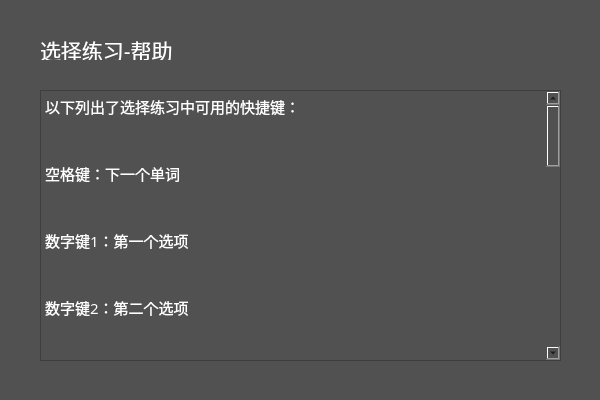
<?xml version="1.0" encoding="UTF-8"?>
<ui version="4.0">
 <class>ChooseHelp</class>
 <widget class="QDialog" name="ChooseHelp">
  <property name="geometry">
   <rect>
    <x>0</x>
    <y>0</y>
    <width>600</width>
    <height>400</height>
   </rect>
  </property>
  <property name="minimumSize">
   <size>
    <width>600</width>
    <height>400</height>
   </size>
  </property>
  <property name="maximumSize">
   <size>
    <width>600</width>
    <height>400</height>
   </size>
  </property>
  <property name="windowTitle">
   <string>选择练习-帮助</string>
  </property>
  <property name="styleSheet">
   <string notr="true">background-color: rgb(81, 81, 81);</string>
  </property>
  <widget class="QLabel" name="label">
   <property name="geometry">
    <rect>
     <x>40</x>
     <y>40</y>
     <width>171</width>
     <height>20</height>
    </rect>
   </property>
   <property name="font">
    <font>
     <family>等线</family>
     <pointsize>16</pointsize>
    </font>
   </property>
   <property name="styleSheet">
    <string notr="true">color: rgb(255, 255, 255);</string>
   </property>
   <property name="text">
    <string>选择练习-帮助</string>
   </property>
  </widget>
  <widget class="QTextBrowser" name="textBrowser">
   <property name="geometry">
    <rect>
     <x>40</x>
     <y>90</y>
     <width>521</width>
     <height>271</height>
    </rect>
   </property>
   <property name="font">
    <font>
     <family>等线</family>
     <pointsize>12</pointsize>
    </font>
   </property>
   <property name="styleSheet">
    <string notr="true">color: rgb(255, 255, 255);</string>
   </property>
   <property name="html">
    <string>&lt;!DOCTYPE HTML PUBLIC &quot;-//W3C//DTD HTML 4.0//EN&quot; &quot;http://www.w3.org/TR/REC-html40/strict.dtd&quot;&gt;
&lt;html&gt;&lt;head&gt;&lt;meta name=&quot;qrichtext&quot; content=&quot;1&quot; /&gt;&lt;style type=&quot;text/css&quot;&gt;
p, li { white-space: pre-wrap; }
&lt;/style&gt;&lt;/head&gt;&lt;body style=&quot; font-family:'等线'; font-size:12pt; font-weight:400; font-style:normal;&quot;&gt;
&lt;p style=&quot; margin-top:0px; margin-bottom:0px; margin-left:0px; margin-right:0px; -qt-block-indent:0; text-indent:0px;&quot;&gt;&lt;span style=&quot; font-size:11pt;&quot;&gt;以下列出了选择练习中可用的快捷键：&lt;/span&gt;&lt;/p&gt;
&lt;p style=&quot;-qt-paragraph-type:empty; margin-top:0px; margin-bottom:0px; margin-left:0px; margin-right:0px; -qt-block-indent:0; text-indent:0px; font-size:11pt;&quot;&gt;&lt;br /&gt;&lt;/p&gt;
&lt;p style=&quot;-qt-paragraph-type:empty; margin-top:0px; margin-bottom:0px; margin-left:0px; margin-right:0px; -qt-block-indent:0; text-indent:0px; font-size:11pt;&quot;&gt;&lt;br /&gt;&lt;/p&gt;
&lt;p style=&quot; margin-top:0px; margin-bottom:0px; margin-left:0px; margin-right:0px; -qt-block-indent:0; text-indent:0px;&quot;&gt;&lt;span style=&quot; font-size:11pt;&quot;&gt;空格键：下一个单词&lt;/span&gt;&lt;/p&gt;
&lt;p style=&quot;-qt-paragraph-type:empty; margin-top:0px; margin-bottom:0px; margin-left:0px; margin-right:0px; -qt-block-indent:0; text-indent:0px; font-size:11pt;&quot;&gt;&lt;br /&gt;&lt;/p&gt;
&lt;p style=&quot;-qt-paragraph-type:empty; margin-top:0px; margin-bottom:0px; margin-left:0px; margin-right:0px; -qt-block-indent:0; text-indent:0px; font-size:11pt;&quot;&gt;&lt;br /&gt;&lt;/p&gt;
&lt;p style=&quot; margin-top:0px; margin-bottom:0px; margin-left:0px; margin-right:0px; -qt-block-indent:0; text-indent:0px;&quot;&gt;&lt;span style=&quot; font-size:11pt;&quot;&gt;数字键1：第一个选项&lt;/span&gt;&lt;/p&gt;
&lt;p style=&quot;-qt-paragraph-type:empty; margin-top:0px; margin-bottom:0px; margin-left:0px; margin-right:0px; -qt-block-indent:0; text-indent:0px; font-size:11pt;&quot;&gt;&lt;br /&gt;&lt;/p&gt;
&lt;p style=&quot;-qt-paragraph-type:empty; margin-top:0px; margin-bottom:0px; margin-left:0px; margin-right:0px; -qt-block-indent:0; text-indent:0px; font-size:11pt;&quot;&gt;&lt;br /&gt;&lt;/p&gt;
&lt;p style=&quot; margin-top:0px; margin-bottom:0px; margin-left:0px; margin-right:0px; -qt-block-indent:0; text-indent:0px;&quot;&gt;&lt;span style=&quot; font-size:11pt;&quot;&gt;数字键2：第二个选项&lt;/span&gt;&lt;/p&gt;
&lt;p style=&quot;-qt-paragraph-type:empty; margin-top:0px; margin-bottom:0px; margin-left:0px; margin-right:0px; -qt-block-indent:0; text-indent:0px; font-size:11pt;&quot;&gt;&lt;br /&gt;&lt;/p&gt;
&lt;p style=&quot;-qt-paragraph-type:empty; margin-top:0px; margin-bottom:0px; margin-left:0px; margin-right:0px; -qt-block-indent:0; text-indent:0px; font-size:11pt;&quot;&gt;&lt;br /&gt;&lt;/p&gt;
&lt;p style=&quot; margin-top:0px; margin-bottom:0px; margin-left:0px; margin-right:0px; -qt-block-indent:0; text-indent:0px;&quot;&gt;&lt;span style=&quot; font-size:11pt;&quot;&gt;数字键3：第三个选项&lt;/span&gt;&lt;/p&gt;
&lt;p style=&quot;-qt-paragraph-type:empty; margin-top:0px; margin-bottom:0px; margin-left:0px; margin-right:0px; -qt-block-indent:0; text-indent:0px; font-size:11pt;&quot;&gt;&lt;br /&gt;&lt;/p&gt;
&lt;p style=&quot;-qt-paragraph-type:empty; margin-top:0px; margin-bottom:0px; margin-left:0px; margin-right:0px; -qt-block-indent:0; text-indent:0px; font-size:11pt;&quot;&gt;&lt;br /&gt;&lt;/p&gt;
&lt;p style=&quot; margin-top:0px; margin-bottom:0px; margin-left:0px; margin-right:0px; -qt-block-indent:0; text-indent:0px;&quot;&gt;&lt;span style=&quot; font-size:11pt;&quot;&gt;数字键4：第四个选项&lt;/span&gt;&lt;/p&gt;
&lt;p style=&quot;-qt-paragraph-type:empty; margin-top:0px; margin-bottom:0px; margin-left:0px; margin-right:0px; -qt-block-indent:0; text-indent:0px; font-size:11pt;&quot;&gt;&lt;br /&gt;&lt;/p&gt;
&lt;p style=&quot;-qt-paragraph-type:empty; margin-top:0px; margin-bottom:0px; margin-left:0px; margin-right:0px; -qt-block-indent:0; text-indent:0px; font-size:11pt;&quot;&gt;&lt;br /&gt;&lt;/p&gt;
&lt;p style=&quot; margin-top:0px; margin-bottom:0px; margin-left:0px; margin-right:0px; -qt-block-indent:0; text-indent:0px;&quot;&gt;&lt;span style=&quot; font-size:11pt;&quot;&gt;数字键0：标记当前单词&lt;/span&gt;&lt;/p&gt;
&lt;p style=&quot;-qt-paragraph-type:empty; margin-top:0px; margin-bottom:0px; margin-left:0px; margin-right:0px; -qt-block-indent:0; text-indent:0px; font-size:11pt;&quot;&gt;&lt;br /&gt;&lt;/p&gt;
&lt;p style=&quot;-qt-paragraph-type:empty; margin-top:0px; margin-bottom:0px; margin-left:0px; margin-right:0px; -qt-block-indent:0; text-indent:0px; font-size:11pt;&quot;&gt;&lt;br /&gt;&lt;/p&gt;
&lt;p style=&quot;-qt-paragraph-type:empty; margin-top:0px; margin-bottom:0px; margin-left:0px; margin-right:0px; -qt-block-indent:0; text-indent:0px; font-size:11pt;&quot;&gt;&lt;br /&gt;&lt;/p&gt;
&lt;p style=&quot; margin-top:0px; margin-bottom:0px; margin-left:0px; margin-right:0px; -qt-block-indent:0; text-indent:0px;&quot;&gt;&lt;span style=&quot; font-size:11pt;&quot;&gt;以下列出了统计页面中的分类标准：&lt;/span&gt;&lt;/p&gt;
&lt;p style=&quot;-qt-paragraph-type:empty; margin-top:0px; margin-bottom:0px; margin-left:0px; margin-right:0px; -qt-block-indent:0; text-indent:0px; font-size:11pt;&quot;&gt;&lt;br /&gt;&lt;/p&gt;
&lt;p style=&quot;-qt-paragraph-type:empty; margin-top:0px; margin-bottom:0px; margin-left:0px; margin-right:0px; -qt-block-indent:0; text-indent:0px; font-size:11pt;&quot;&gt;&lt;br /&gt;&lt;/p&gt;
&lt;p style=&quot; margin-top:0px; margin-bottom:0px; margin-left:0px; margin-right:0px; -qt-block-indent:0; text-indent:0px;&quot;&gt;&lt;span style=&quot; font-size:11pt;&quot;&gt;正确：题目回答正确&lt;/span&gt;&lt;/p&gt;
&lt;p style=&quot;-qt-paragraph-type:empty; margin-top:0px; margin-bottom:0px; margin-left:0px; margin-right:0px; -qt-block-indent:0; text-indent:0px; font-size:11pt;&quot;&gt;&lt;br /&gt;&lt;/p&gt;
&lt;p style=&quot;-qt-paragraph-type:empty; margin-top:0px; margin-bottom:0px; margin-left:0px; margin-right:0px; -qt-block-indent:0; text-indent:0px; font-size:11pt;&quot;&gt;&lt;br /&gt;&lt;/p&gt;
&lt;p style=&quot; margin-top:0px; margin-bottom:0px; margin-left:0px; margin-right:0px; -qt-block-indent:0; text-indent:0px;&quot;&gt;&lt;span style=&quot; font-size:11pt;&quot;&gt;标记：题目被手动标记&lt;/span&gt;&lt;/p&gt;
&lt;p style=&quot;-qt-paragraph-type:empty; margin-top:0px; margin-bottom:0px; margin-left:0px; margin-right:0px; -qt-block-indent:0; text-indent:0px; font-size:11pt;&quot;&gt;&lt;br /&gt;&lt;/p&gt;
&lt;p style=&quot;-qt-paragraph-type:empty; margin-top:0px; margin-bottom:0px; margin-left:0px; margin-right:0px; -qt-block-indent:0; text-indent:0px; font-size:11pt;&quot;&gt;&lt;br /&gt;&lt;/p&gt;
&lt;p style=&quot; margin-top:0px; margin-bottom:0px; margin-left:0px; margin-right:0px; -qt-block-indent:0; text-indent:0px;&quot;&gt;&lt;span style=&quot; font-size:11pt;&quot;&gt;错误：题目回答错误&lt;/span&gt;&lt;/p&gt;
&lt;p style=&quot;-qt-paragraph-type:empty; margin-top:0px; margin-bottom:0px; margin-left:0px; margin-right:0px; -qt-block-indent:0; text-indent:0px; font-size:11pt;&quot;&gt;&lt;br /&gt;&lt;/p&gt;
&lt;p style=&quot;-qt-paragraph-type:empty; margin-top:0px; margin-bottom:0px; margin-left:0px; margin-right:0px; -qt-block-indent:0; text-indent:0px; font-size:11pt;&quot;&gt;&lt;br /&gt;&lt;/p&gt;
&lt;p style=&quot;-qt-paragraph-type:empty; margin-top:0px; margin-bottom:0px; margin-left:0px; margin-right:0px; -qt-block-indent:0; text-indent:0px; font-size:11pt;&quot;&gt;&lt;br /&gt;&lt;/p&gt;
&lt;p style=&quot; margin-top:0px; margin-bottom:0px; margin-left:0px; margin-right:0px; -qt-block-indent:0; text-indent:0px;&quot;&gt;&lt;span style=&quot; font-size:11pt;&quot;&gt;需要说明的是，下方的标准可以覆盖上方的标准：&lt;/span&gt;&lt;/p&gt;
&lt;p style=&quot;-qt-paragraph-type:empty; margin-top:0px; margin-bottom:0px; margin-left:0px; margin-right:0px; -qt-block-indent:0; text-indent:0px; font-size:11pt;&quot;&gt;&lt;br /&gt;&lt;/p&gt;
&lt;p style=&quot;-qt-paragraph-type:empty; margin-top:0px; margin-bottom:0px; margin-left:0px; margin-right:0px; -qt-block-indent:0; text-indent:0px; font-size:11pt;&quot;&gt;&lt;br /&gt;&lt;/p&gt;
&lt;p style=&quot; margin-top:0px; margin-bottom:0px; margin-left:0px; margin-right:0px; -qt-block-indent:0; text-indent:0px;&quot;&gt;&lt;span style=&quot; font-size:11pt;&quot;&gt;例如某题回答正确，随后标记，该题被归入”标记“中。&lt;/span&gt;&lt;/p&gt;
&lt;p style=&quot;-qt-paragraph-type:empty; margin-top:0px; margin-bottom:0px; margin-left:0px; margin-right:0px; -qt-block-indent:0; text-indent:0px; font-size:11pt;&quot;&gt;&lt;br /&gt;&lt;/p&gt;
&lt;p style=&quot; margin-top:0px; margin-bottom:0px; margin-left:0px; margin-right:0px; -qt-block-indent:0; text-indent:0px;&quot;&gt;&lt;span style=&quot; font-size:11pt;&quot;&gt;例如某提回答错误，随后标记，该题被归入”错误“中。&lt;/span&gt;&lt;/p&gt;
&lt;p style=&quot;-qt-paragraph-type:empty; margin-top:0px; margin-bottom:0px; margin-left:0px; margin-right:0px; -qt-block-indent:0; text-indent:0px; font-size:11pt;&quot;&gt;&lt;br /&gt;&lt;/p&gt;
&lt;p style=&quot;-qt-paragraph-type:empty; margin-top:0px; margin-bottom:0px; margin-left:0px; margin-right:0px; -qt-block-indent:0; text-indent:0px; font-size:11pt;&quot;&gt;&lt;br /&gt;&lt;/p&gt;
&lt;p style=&quot;-qt-paragraph-type:empty; margin-top:0px; margin-bottom:0px; margin-left:0px; margin-right:0px; -qt-block-indent:0; text-indent:0px; font-size:11pt;&quot;&gt;&lt;br /&gt;&lt;/p&gt;
&lt;p style=&quot; margin-top:0px; margin-bottom:0px; margin-left:0px; margin-right:0px; -qt-block-indent:0; text-indent:0px;&quot;&gt;&lt;span style=&quot; font-size:11pt;&quot;&gt;另外，当进入复习模式时，所有非正确的单词均会出现。&lt;/span&gt;&lt;/p&gt;
&lt;p style=&quot;-qt-paragraph-type:empty; margin-top:0px; margin-bottom:0px; margin-left:0px; margin-right:0px; -qt-block-indent:0; text-indent:0px; font-size:11pt;&quot;&gt;&lt;br /&gt;&lt;/p&gt;&lt;/body&gt;&lt;/html&gt;</string>
   </property>
  </widget>
 </widget>
 <resources/>
 <connections/>
</ui>
